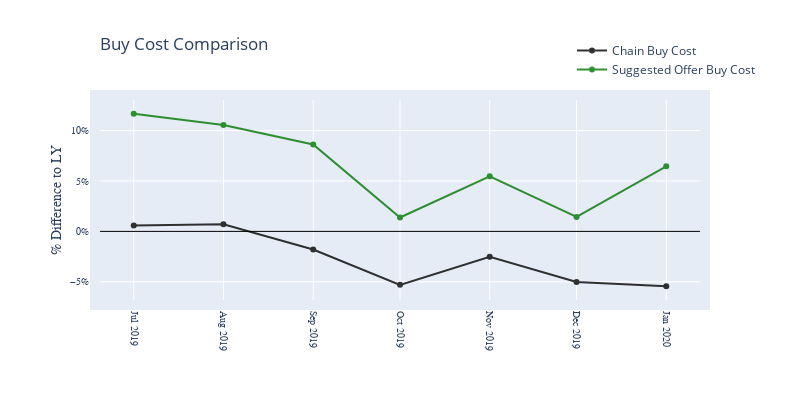

Here is the notebook cell this chart was saved with:
### Code cell
graph_MetricsComp('TotalBuyOffers', 'Buy Cost', bool_Indexed=False)

### Figure 1 — Plotly figure (JSON) as saved in the notebook; plotly's stock layout.template omitted (floating-point values rounded to 4 significant figures)
{"data": [{"marker": {"color": "#000000"}, "name": "Chain Buy Cost", "opacity": 0.8, "type": "scatter", "uid": "82a6f6f5-5fe7-4d0a-8c8e-98bf9f277aa2", "x": ["2019-07-01T00:00:00", "2019-08-01T00:00:00", "2019-09-01T00:00:00", "2019-10-01T00:00:00", "2019-11-01T00:00:00", "2019-12-01T00:00:00", "2020-01-01T00:00:00"], "y": [0.005741, 0.007142, -0.01803, -0.05304, -0.02511, -0.05013, -0.05443]}, {"marker": {"color": "#007700"}, "name": "Suggested Offer Buy Cost", "opacity": 0.8, "type": "scatter", "uid": "cfc11221-2a98-42be-86f9-2ddfc9dee458", "x": ["2019-07-01T00:00:00", "2019-08-01T00:00:00", "2019-09-01T00:00:00", "2019-10-01T00:00:00", "2019-11-01T00:00:00", "2019-12-01T00:00:00", "2020-01-01T00:00:00"], "y": [0.1167, 0.1056, 0.08627, 0.01384, 0.05471, 0.01439, 0.06457]}], "layout": {"height": 400, "legend": {"x": 1.1, "xanchor": "right", "y": 1.2, "yanchor": "middle"}, "margin": {"autoexpand": true, "b": 100, "l": 100, "pad": 10, "r": 100, "t": 100}, "title": {"text": "Buy Cost Comparison", "x": 0, "xanchor": "left", "xref": "paper"}, "width": 800, "xaxis": {"gridcolor": "#ffffff", "tickangle": 90, "tickfont": {"family": "Arial, san-serif", "size": 10}, "type": "date"}, "yaxis": {"gridcolor": "#ffffff", "tickfont": {"family": "Arial, san-serif", "size": 10}, "tickformat": "0%", "title": {"font": {"family": "Arial, san-serif", "size": 14}, "text": "% Difference to LY"}, "zeroline": true, "zerolinecolor": "#000000", "zerolinewidth": 1}}}
